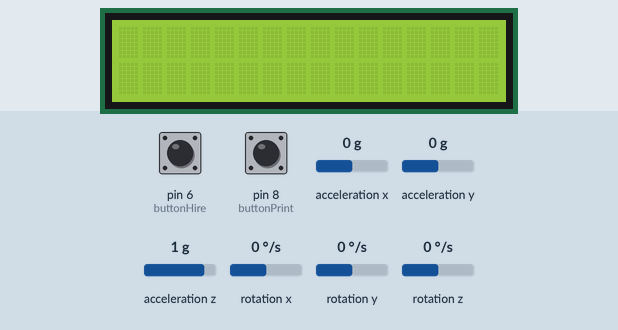
Bench run of a sketch on a simulated Arduino Uno, built with avr-gcc and run on an emulated ATmega328P. Parts: 16×2 character LCD. Inputs (shaded band) come from the test bench; at power-on: pin 6 (buttonHire) LOW, acceleration y 0 g, acceleration z 1 g, rotation x 0 °/s, pin 8 (buttonPrint) LOW, acceleration x 0 g, rotation y 0 °/s, rotation z 0 °/s. What the sketch prints to the serial monitor is not drawn.

Above: at 1.2 s.
1.3 s: pin 6 (buttonHire) pulled HIGH for 0.15 s
At 2.3 s:
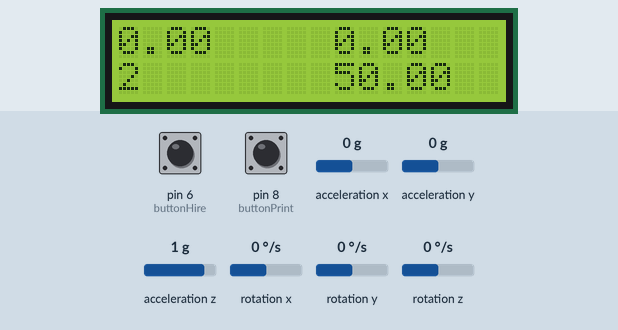
3.5 s: acceleration y set to -1.4 g
At 4.8 s:
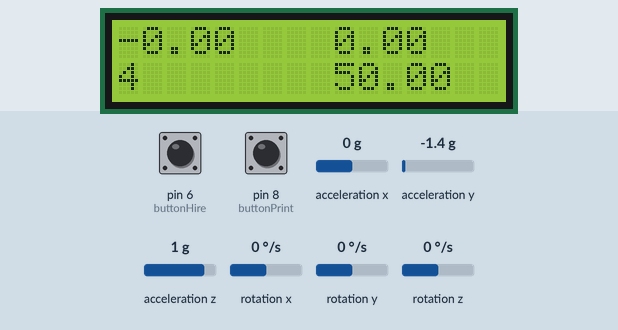
5.5 s: acceleration y set to 0 g
At 6.8 s:
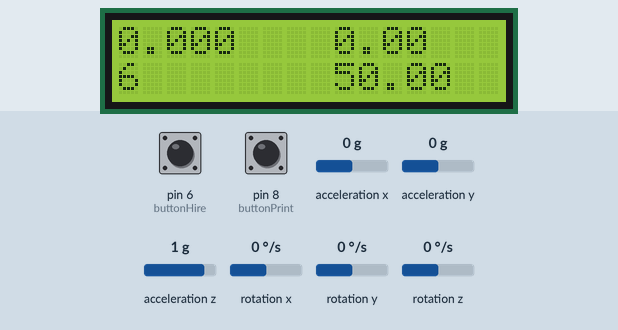
7.5 s: acceleration z set to -1.4 g
At 8.5 s:
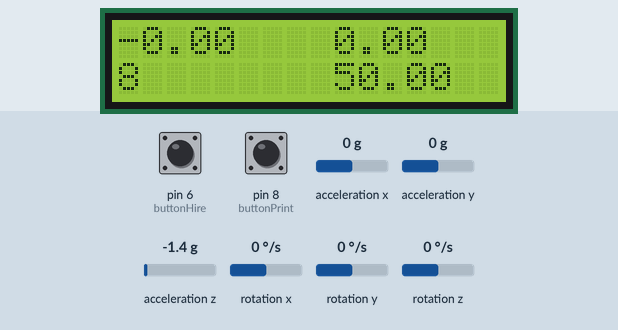
9.5 s: rotation x set to -192 °/s
At 10.8 s:
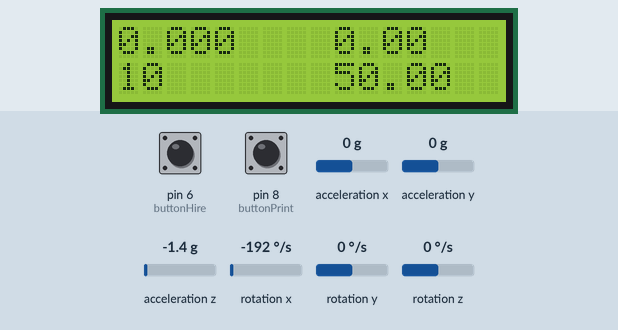
11.5 s: rotation x set to 100 °/s
At 15.35 s:
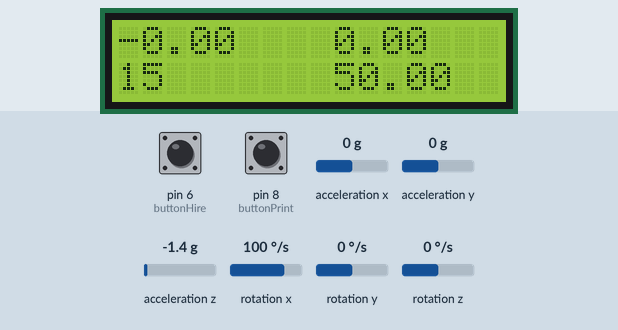
Timing chart, 0 to 15.5 s (numbered marks = the images above; inputs shaded):
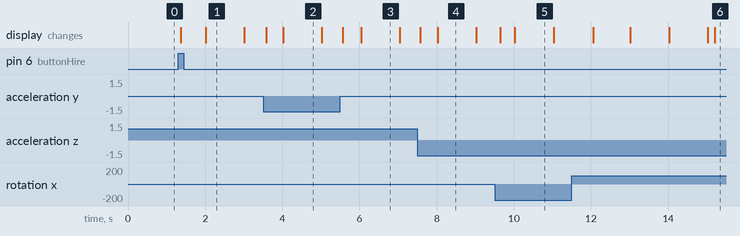

The sketch:

DistanceMeasuring.ino
```cpp
//By using I2Cdev and MPU6050 libraries
#include "I2Cdev.h"
#include "MPU6050.h"
#include "Wire.h"
#include <EEPROM.h>
#include <LiquidCrystal.h>
#include <SoftwareSerial.h>

MPU6050 accelgyro;

SoftwareSerial printer(0, 1);

int16_t ax, ay, az;
int16_t gx, gy, gz;

double correctionay, correctionaz, correctiongx;
double prevay=-600, prevaz=16250, prevgx=202;
double curay, curaz, curgx;

double basefare = 50.00 ; double unitfare = 40.00 ;

double smoothratio;

double anglex = 0;
double dt = 0.001;
double radianconv = 0.017;
double speedy = 0;
double dist = 0;
double totalfare = 0;

int addr = 0;

const int buttonCalib = 7;
int buttonCalibState;
int buttonCalibLastState = LOW;

const int buttonHire = 6;
int buttonHireState;
int buttonHireLastState = LOW;

const int buttonPrint = 8;
int buttonPrintState;
int buttonPrintLastState = LOW;

long lastDebounceTime = 0;
long debounceDelay = 50;

int onhire = LOW ;

LiquidCrystal lcd(12, 11, 5, 4, 3, 2);

void setup(){

  Serial.begin(9600);
  accelgyro.initialize();
  lcd.begin(16, 2);
  pinMode(buttonCalib, INPUT);
  pinMode(buttonHire, INPUT);
  printer.begin(4800);

}


void loop(){
  calculate();
   if(onhire == HIGH){
     speedy = 0;
     dist = 0;
     integrator();
   }
   else{
     printRequest();
   }

}


void printRequest(){

  int reading = digitalRead(buttonPrint);

  if (reading != buttonPrintLastState) {
    lastDebounceTime = millis();
  }

  if ((millis() - lastDebounceTime) > debounceDelay) {
      if (reading != buttonPrintState) {
      buttonPrintState = reading;


      if (buttonPrintState == HIGH) {
        printBill();
      }
    }
  }

  buttonCalibLastState = reading;

}

void printBill(){
  printer.print("Distance: "); printer.println(dist);
  printer.print("Fare: "); printer.println(totalfare);
}


void integrator(){

   accelgyro.getMotion6(&ax, &ay, &az, &gx, &gy, &gz);
   //Serial.print("a/g:\t");
   //Serial.print(ax); Serial.print("\t");

   Serial.print(ay); Serial.print("\t");
   double smoothenay = getSmoothen(prevay,ay);
   Serial.print(smoothenay); Serial.print("\t");
   prevay = smoothenay;

   Serial.print(az); Serial.print("\t");
   double smoothenaz = getSmoothen(prevaz,az);
   Serial.print(smoothenaz); Serial.print("\t");
   prevaz = smoothenaz;

   Serial.print(gx); Serial.print("\t");
   double smoothengx = getSmoothen(prevgx,gx);
   Serial.print(smoothengx); Serial.print("\t");
   prevgx = smoothengx;

   //Serial.print(gy); Serial.print("\t");
   //Serial.println(gz);

   anglex += (gx+202) * dt ;
   //double gravitycomp = 16400 * cos(anglex * radianconv);
   double zgravity = (smoothenaz * 9.806) / 16250 ;
   double temp = 96.1576 - zgravity*zgravity;
   if(temp < 0){
     temp = 0 ;
   }

   double gravitycomp = sqrt(temp);
   double ytotal = ((ay+220) * 9.806) / 16400 ;
   double realaccely ;
   if(anglex > 0){
     realaccely = ytotal - gravitycomp ;
   }
   else{
     realaccely = ytotal + gravitycomp ;
   }

   if(realaccely < 1.5 && realaccely > -1.5 ){
     realaccely = 0;
   }

   Serial.print(anglex); Serial.print("\t");
   Serial.print(realaccely); Serial.print("\t");

   realaccely *= 3.6;
   speedy += realaccely * dt ;


   if (speedy > 0){
     dist += speedy/3600 * dt;
   }
   else{
     dist -= speedy/3600 * dt;
   }

   Serial.println(speedy);
   //***


   lcd.setCursor(0, 0);
   lcd.print(speedy/100);

   lcd.setCursor(9, 0);
   lcd.print(dist);

   lcd.setCursor(0, 1);
   lcd.print(millis()/1000);

   lcd.setCursor(9, 1);
   lcd.print(getFare(dist));

   delay(1000*dt);

}


void setCorrection(){

  double aysum = 0;
  double azsum = 0;
  double gxsum = 0;

  int samps = 10;

  for(int i=0; i < samps ; i++){
    accelgyro.getMotion6(&ax, &ay, &az, &gx, &gy, &gz);
    aysum += ay;
    azsum += az;
    gxsum += gx;
  }

  correctionay = aysum/samps ;
  correctionaz = azsum/samps ;
  correctiongx = gxsum/samps ;


  EEPROM.write(addr,correctionay);
  EEPROM.write(addr+1,correctionaz);
  EEPROM.write(addr+2,correctiongx);
}

void getCorrection(){
  correctionay = EEPROM.read(addr);
  correctionaz = EEPROM.read(addr);
  correctiongx = EEPROM.read(addr);
}

double getSmoothen(double prev, double cur){
  return (prev * 0.99 + cur * 0.01);
}

double getFare(double dist){
  if(dist < 1){
    totalfare = basefare;
    return totalfare;
  }
  else{
    totalfare = basefare + (dist - 1) * unitfare ;
    return totalfare;
  }
}

void calculate(){

  int reading = digitalRead(buttonHire);

  if (reading != buttonHireLastState) {
    lastDebounceTime = millis();
  }

  if ((millis() - lastDebounceTime) > debounceDelay) {
      if (reading != buttonHireState) {
      buttonHireState = reading;
      if (buttonHireState == HIGH) {
        if(onhire == HIGH ){ onhire = LOW; }
        else { onhire = HIGH; }
      }
    }
  }

  buttonHireLastState = reading;

}

void caliberate(){

  int reading = digitalRead(buttonCalib);

  if (reading != buttonCalibLastState) {
    lastDebounceTime = millis();
  }

  if ((millis() - lastDebounceTime) > debounceDelay) {
      if (reading != buttonCalibState) {
      buttonCalibState = reading;


      if (buttonCalibState == HIGH) {
        setCorrection();
        delay(10);
        getCorrection();
      }
    }
  }

  buttonCalibLastState = reading;

}
```

Measured:
- after the input at 1.3 s, the display: first changes after 0.06 s (image 1 shows a later state)
- what the display in image 1 shows lasts 1.0 s, from 2.0 s to 3.0 s
